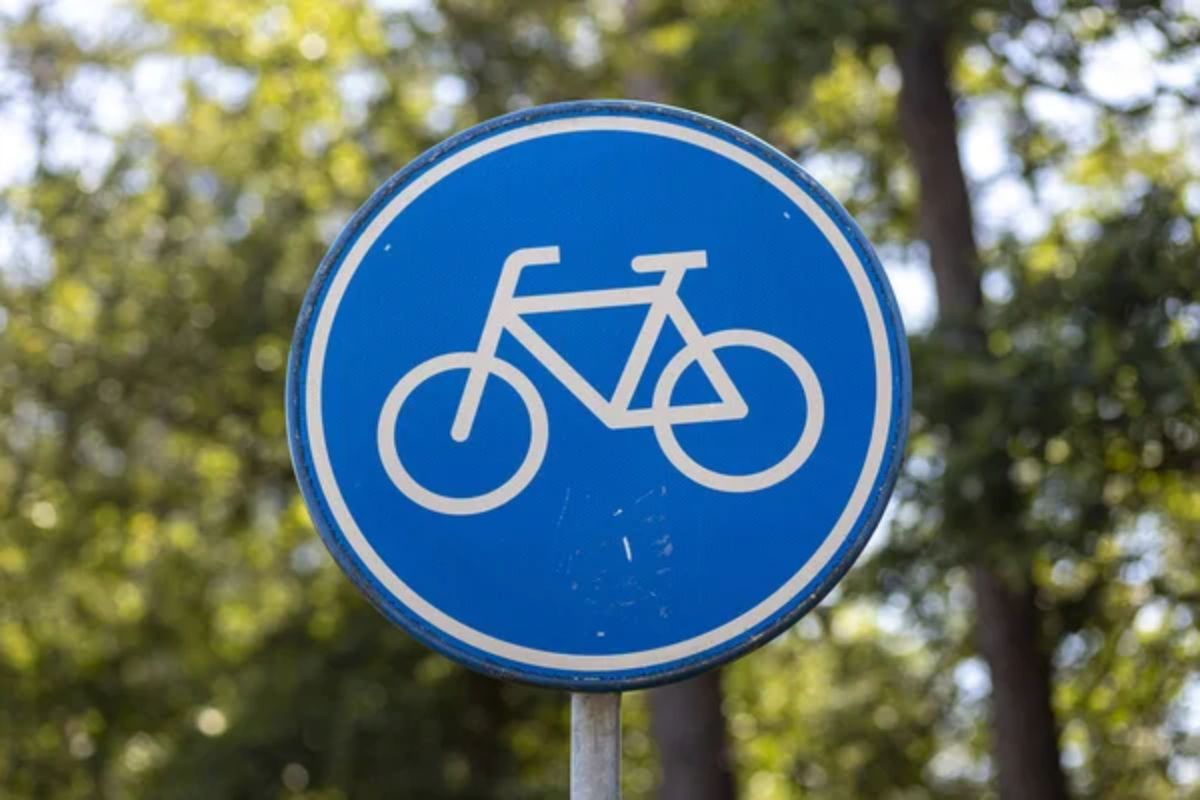
%> input picture Test_Images/Bici2.jpg, 1200 x 800 px
$ octave Segmentacio_Practica.m   (GNU Octave 9; MATLAB toolbox functions it lacks are replaced by stand-ins)
%> lines starting %> are read from the running program, lines starting %| are printed output that depends on the picture; in (x1, y1, x2, y2) boxes, pixels count from 0 and x2, y2 are one past the last pixel; in counts of white or black regions, pixels touching at a corner belong together; the program's own positions count from 1


% --- 1. CARREGAR IMATGE ---
[arxiu, ruta] = uigetfile({'*.*'}, 'Selecciona la imatge del senyal 80');
%> the answer given: Test_Images/Bici2.jpg
if isequal(arxiu,0), return; end
im = imread(fullfile(ruta, arxiu));
%> im is the input picture: size 800x1200x3 uint8; mean R, G, B 92.3, 112.3, 110.2

figure('Name', 'Analisi Final', 'Color', 'w');
subplot(2,3,1); imshow(im); title('Imatge Original');

% --- 2. FILTRES FÍSICS (MATH) ---
im_double = im2double(im);
R = im_double(:,:,1);
G = im_double(:,:,2);
B = im_double(:,:,3);

% A) FILTRE BLAU ESTRICTE (Obligatori)
% El cel sol tenir saturació baixa. El senyal té saturació alta.
contrast_blau = max(0, B - R);

% B) NOUS FILTRES VERMELLS (Anti-Núvols)
% En lloc de sumar G, el restem. Això mata el blanc i el gris del cel.
% Senyal Vermell = R alt, G baix.
contrast_vermell_pur = max(0, R - G);

% C) FILTRE GROC (Per si de cas)
% El groc sí que necessita R i G alts.
contrast_groc = max(0, (R + G) - B);

subplot(2,3,4); imshow(contrast_blau, [0 0.5]); title('Contrast Blau (B-R)');
subplot(2,3,5); imshow(contrast_vermell_pur, [0 0.3]); title('Contrast Vermell (R-G)');

% --- 3. SEGMENTACIÓ HSV ESTRICTA ---
im_hsv = rgb2hsv(im);
%> im_hsv: size 800x1200x3 double; mean H, S, V 0.34, 0.481, 0.528
H = im_hsv(:,:,1);
S = im_hsv(:,:,2);
V = im_hsv(:,:,3);

% -> MÀSCARA VERMELLA (R - G és la clau aquí)
% El to vermell (H) és important, però el contrast R-G mana.
mask_red_hsv = ((H > 0.90) | (H < 0.12)) & (S > 0.15);
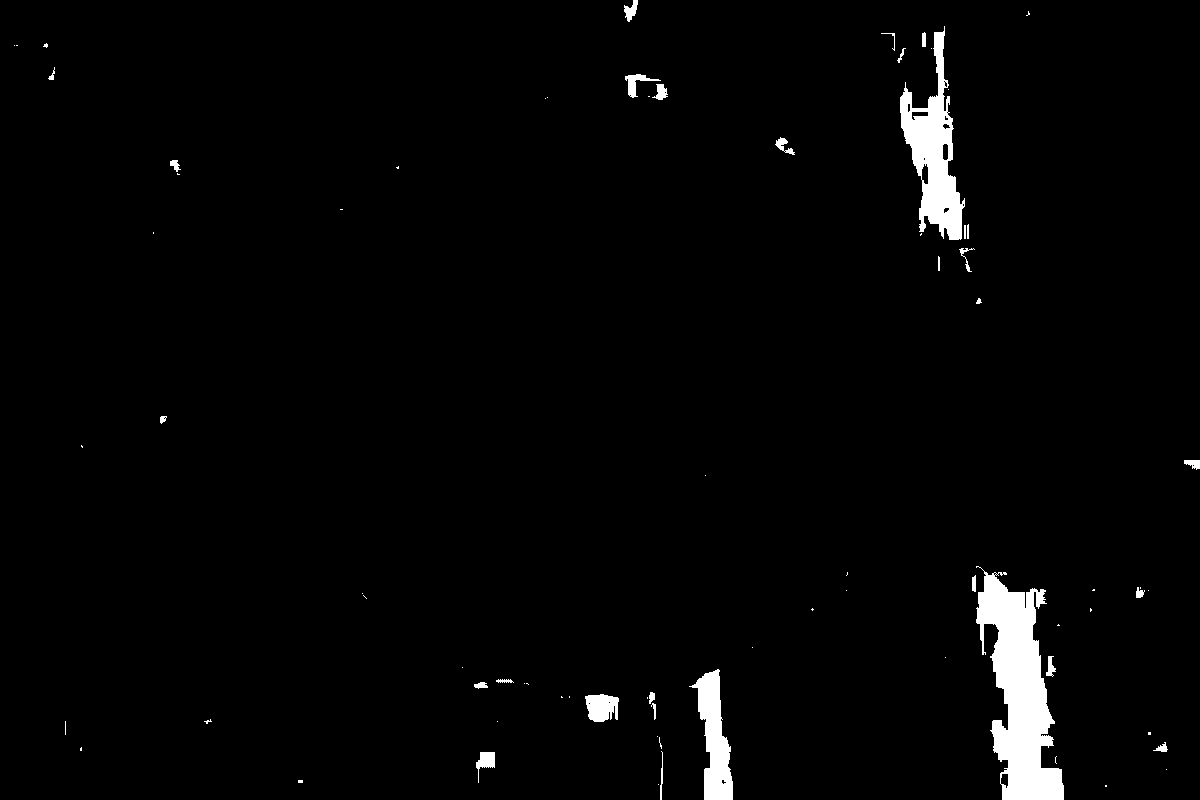
%> mask_red_hsv: size 800x1200 logical; 2.4% white; 76 white regions (46 under 20 px), largest, box (x1, y1, x2, y2) and area: (976, 566, 1064, 800) 10860, (900, 26, 965, 240) 5770, (689, 669, 733, 800) 2897
mask_red = mask_red_hsv & (contrast_vermell_pur > 0.05); % 0.05 és suficient si restem G
%> mask_red: size 800x1200 logical; 0.04% white; 21 white regions (16 under 20 px), largest, box (x1, y1, x2, y2) and area: (592, 697, 618, 703) 118, (778, 137, 788, 144) 51, (1136, 589, 1143, 598) 45, (170, 160, 178, 166) 38, (652, 95, 661, 99) 22

% -> MÀSCARA GROGA (Obres)
mask_yellow_hsv = (H > 0.11) & (H < 0.18) & (S > 0.20);
%> mask_yellow_hsv: size 800x1200 logical; 34.8% white; 152 white regions (87 under 20 px), largest, box (x1, y1, x2, y2) and area: (0, 0, 432, 800) 193066, (711, 598, 1004, 800) 34633, (1026, 529, 1200, 800) 25341
mask_yellow = mask_yellow_hsv & (contrast_groc > 0.10);
%> mask_yellow: size 800x1200 logical; 34.8% white; 155 white regions (89 under 20 px), largest, box (x1, y1, x2, y2) and area: (0, 0, 432, 800) 193066, (711, 598, 1004, 800) 34633, (1026, 529, 1200, 800) 25168

% -> MÀSCARA BLAVA (Obligatori) - ELIMINAR CEL
% AQUI ESTÀ EL TRUC DEL CEL:
% Si és cel, la Saturació (S) sol ser baixa (< 0.3). La pintura és > 0.3.
% Pugem la S mínima per al blau a 0.35.
mask_blue_hsv = (H > 0.55) & (H < 0.75) & (S > 0.35);
%> mask_blue_hsv: size 800x1200 logical; 24.1% white; 11 white regions (4 under 20 px), largest, box (x1, y1, x2, y2) and area: (320, 129, 877, 656) 165402, (287, 101, 912, 692) 32417, (394, 368, 532, 499) 13035
mask_blue = mask_blue_hsv & (contrast_blau > 0.10);
%> mask_blue: size 800x1200 logical; 24.1% white; 12 white regions (3 under 20 px), largest, box (x1, y1, x2, y2) and area: (320, 129, 877, 656) 165402, (287, 101, 912, 691) 31557, (394, 368, 532, 499) 13035

% UNIÓ
bw_raw = mask_red | mask_yellow | mask_blue;
%> bw_raw: size 800x1200 logical; 58.9% white; 224 black regions (160 under 20 px), largest, box (x1, y1, x2, y2) and area: (160, 0, 1200, 800) 278196, (0, 0, 257, 294) 36605, (378, 247, 824, 514) 30672

% --- 4. MORFOLOGIA (Neteja) ---
se_connect = strel('disk', 2); % Reduït a 2 per no ajuntar arbres amb el senyal
bw_connected = imdilate(bw_raw, se_connect);
%> bw_connected: size 800x1200 logical; 64.1% white; 106 black regions (53 under 20 px), largest, box (x1, y1, x2, y2) and area: (624, 0, 1200, 800) 188909, (0, 0, 255, 287) 34395, (162, 586, 462, 800) 31700
bw_filled = imfill(bw_connected, 'holes');
%> bw_filled: size 800x1200 logical; 70.4% white; 15 black regions (2 under 20 px), largest, box (x1, y1, x2, y2) and area: (624, 0, 1200, 800) 188873, (0, 0, 255, 287) 34394, (162, 587, 462, 800) 31693
bw_shrunk = imerode(bw_filled, se_connect);
%> bw_shrunk: size 800x1200 logical; 68% white; 12 black regions, largest, box (x1, y1, x2, y2) and area: (622, 0, 1200, 800) 202521, (0, 0, 257, 289) 36443, (160, 585, 480, 800) 34920
bw_clean = imopen(bw_shrunk, strel('disk', 3)); % Neteja forta de branques
%> bw_clean: size 800x1200 logical; 67.8% white; 11 black regions, largest, box (x1, y1, x2, y2) and area: (622, 0, 1200, 800) 203802, (0, 0, 257, 289) 36511, (160, 585, 480, 800) 35273

% Filtre final per mida
bw_final_cand = bwareafilt(bw_clean, [150, 999999]);
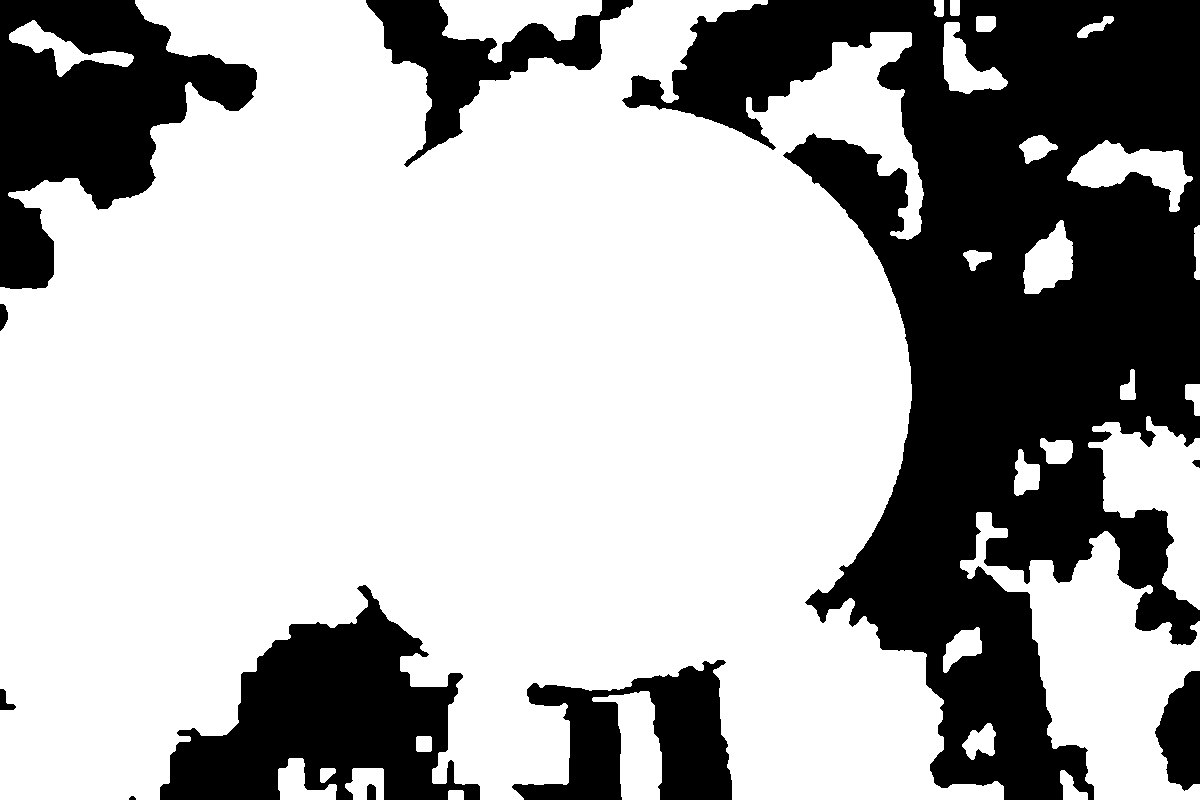
%> bw_final_cand: size 800x1200 logical; 67.7% white; 11 black regions, largest, box (x1, y1, x2, y2) and area: (622, 0, 1200, 800) 204551, (0, 0, 257, 289) 36511, (160, 585, 480, 800) 35510

% --- 5. VISUALITZACIÓ ---
im_masked = im;
R_out = im(:,:,1); R_out(~bw_final_cand) = 0;
G_out = im(:,:,2); G_out(~bw_final_cand) = 0;
%> after `G_out(~bw_final_cand) = 0`:
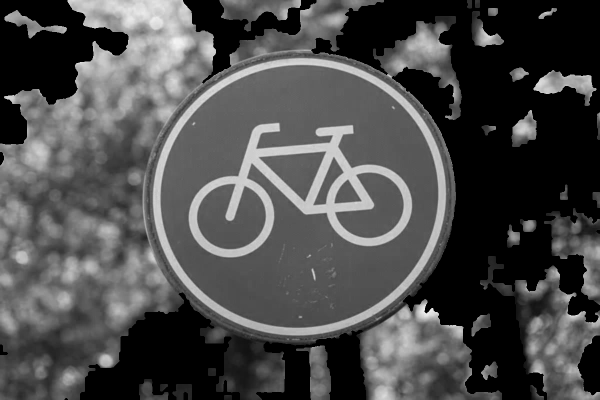
%> G_out: size 800x1200 uint8 (shown at 1/2 size); min 0, max 245, mean 75.6
B_out = im(:,:,3); B_out(~bw_final_cand) = 0;
%> after `B_out(~bw_final_cand) = 0`:
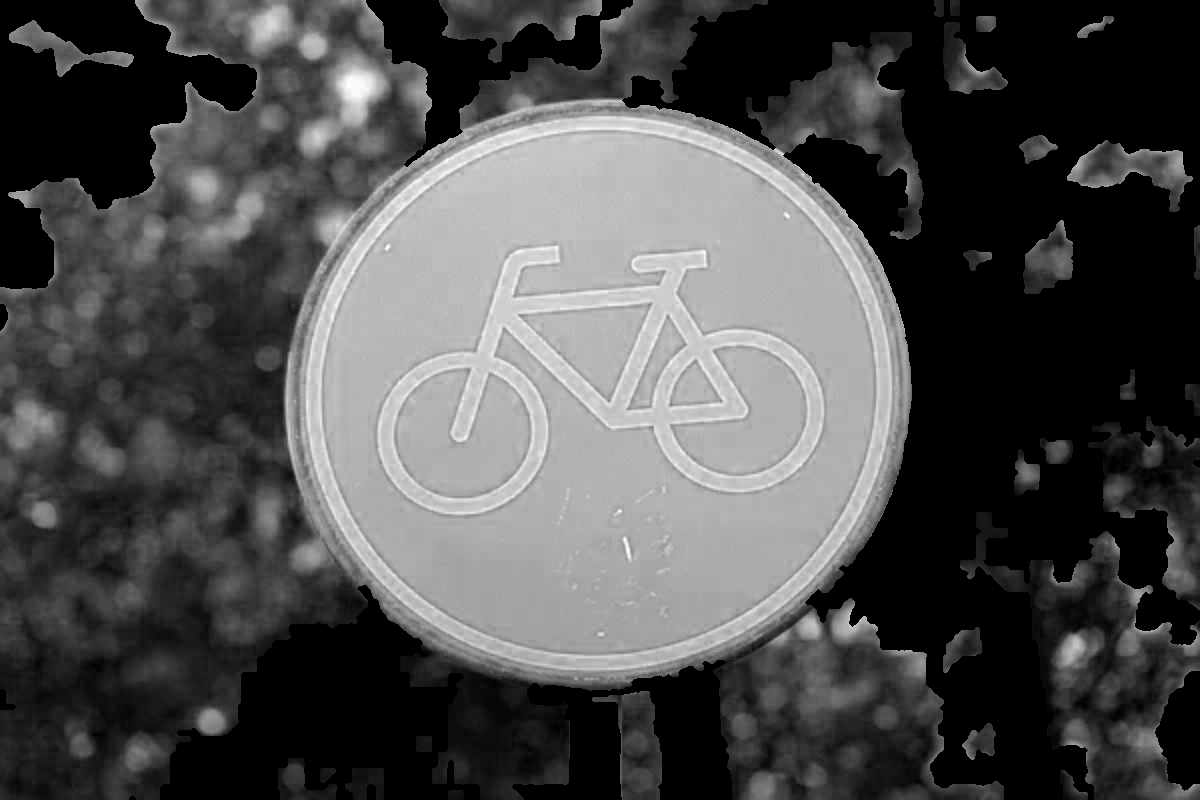
%> B_out: size 800x1200 uint8; min 0, max 255, mean 76.7
im_masked = cat(3, R_out, G_out, B_out);
%> im_masked: size 800x1200x3 uint8; mean H, S, V 57, 75.6, 76.7

subplot(2,3,[2 3]); imshow(im_masked); title('RESULTAT FINAL');
subplot(2,3,6); imshow(bw_final_cand); title('Màscara');

$ run again, on Test_Images/Limite2.jpg
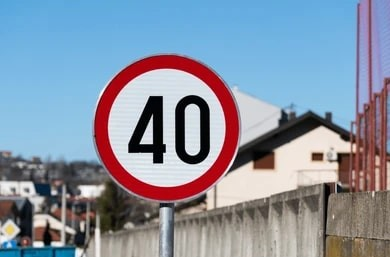
%> input picture Test_Images/Limite2.jpg, 390 x 257 px
%> im is the input picture: size 257x390x3 uint8; mean R, G, B 135.2, 146.7, 163.4
%> im_hsv: size 257x390x3 double; mean H, S, V 0.463, 0.343, 0.703
%> `mask_red_hsv = ((H > 0.90) | (H < 0.12)) & (S > 0.15);`:
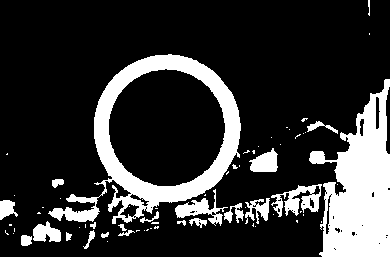
%> mask_red_hsv: size 257x390 logical; 20.1% white; 67 white regions (45 under 20 px), largest, box (x1, y1, x2, y2) and area: (309, 79, 390, 257) 8261, (48, 54, 241, 224) 7869, (271, 184, 322, 217) 797
%> mask_red: size 257x390 logical; 14.5% white; 37 white regions (23 under 20 px), largest, box (x1, y1, x2, y2) and area: (94, 54, 241, 208) 6553, (327, 79, 390, 232) 4616, (322, 230, 390, 257) 1110
%> mask_yellow_hsv: size 257x390 logical; 1.3% white; 59 white regions (53 under 20 px), largest, box (x1, y1, x2, y2) and area: (96, 180, 126, 235) 888, (5, 225, 15, 235) 72, (332, 244, 337, 254) 33, (148, 214, 156, 221) 31, (187, 201, 198, 206) 28, (90, 218, 96, 225) 21
%> mask_blue_hsv: size 257x390 logical; 37.8% white; 45 white regions (32 under 20 px), largest, box (x1, y1, x2, y2) and area: (0, 0, 359, 142) 34691, (129, 96, 165, 163) 894, (176, 96, 209, 164) 893
%> mask_blue: size 257x390 logical; 35.6% white; 28 white regions (22 under 20 px), largest, box (x1, y1, x2, y2) and area: (0, 0, 359, 142) 34682, (375, 0, 390, 40) 384, (0, 239, 36, 257) 281, (35, 184, 51, 195) 146, (59, 246, 75, 257) 70, (52, 247, 56, 257) 35
%> bw_raw: size 257x390 logical; 51.2% white; 23 black regions (13 under 20 px), largest, box (x1, y1, x2, y2) and area: (0, 0, 390, 257) 37670, (109, 69, 225, 186) 10582, (386, 87, 390, 155) 211
%> bw_connected: size 257x390 logical; 58.7% white; 40 black regions (29 under 20 px), largest, box (x1, y1, x2, y2) and area: (0, 87, 348, 257) 27619, (111, 71, 223, 184) 9922, (355, 0, 390, 114) 2335
%> bw_filled: size 257x390 logical; 69.1% white; 15 black regions (10 under 20 px), largest, box (x1, y1, x2, y2) and area: (0, 87, 348, 257) 27580, (355, 0, 390, 114) 2335, (364, 193, 390, 246) 900, (388, 107, 390, 141) 42, (63, 251, 68, 257) 22
%> bw_shrunk: size 257x390 logical; 64.7% white; 10 black regions (1 under 20 px), largest, box (x1, y1, x2, y2) and area: (0, 85, 350, 257) 31055, (353, 0, 390, 116) 2883, (362, 191, 390, 248) 1136
%> bw_clean: size 257x390 logical; 64.1% white; 7 black regions (1 under 20 px), largest, box (x1, y1, x2, y2) and area: (0, 85, 350, 257) 31518, (353, 0, 390, 116) 2941, (362, 191, 390, 248) 1157, (386, 93, 390, 155) 188, (386, 0, 390, 20) 62, (0, 249, 19, 257) 62
%> `B_out(~bw_final_cand) = 0`:
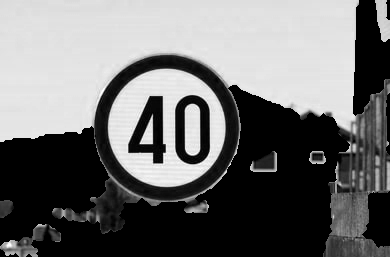
%> B_out: size 257x390 uint8; min 0, max 255, mean 110.4
%> im_masked: size 257x390x3 uint8; mean H, S, V 82.7, 94.3, 110.4
